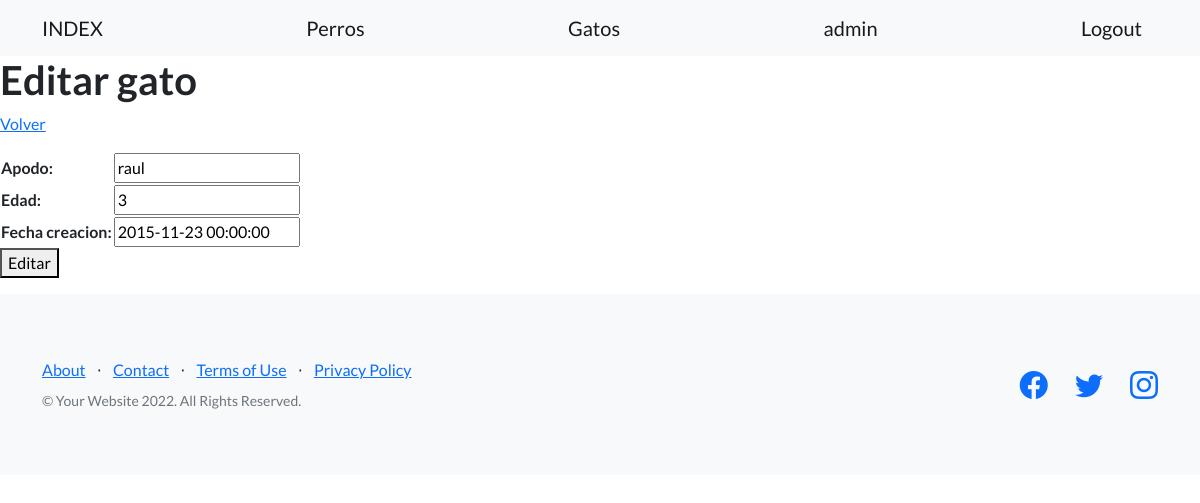
The app's page /mascotas/editar-gato/3/ (signed in) with its own data.
### mascotas/models.py (models this page shows, shortened)
class Gato(models.Model):
    apodo = models.CharField(max_length=30)
    edad = models.IntegerField()
    fecha_creacion = models.DateTimeField(null=True)

### mascotas/views.py (the view)
# urls.py: path('editar-gato/<int:pk>/', views.EditarGato.as_view(), name= "editar_gato"),
class EditarGato(LoginRequiredMixin, UpdateView):
    model = Gato
    template_name = 'gato/editar_gato.html'
    success_url = '/mascotas/gatos'
    fields = ['apodo', 'edad','fecha_creacion']

### Templates/gato/editar_gato.html (shortened to what this page needs)
{% extends 'base.html' %}
{% block texto_header %}
<h1>Editar gato</h1>
{% endblock texto_header %}
{% block despues_del_header %}
<p>
    <a href={% url 'listado_gatos' %}>Volver</a>
</p>
<p>
    <form action={% url 'editar_gato' gato.id %} method="post">
        <table>{{form}}</table>
        <button>Editar</button>
    </form>
</p>
{% endblock despues_del_header %}

### Templates/base.html (shortened to what this page needs)
<!DOCTYPE html>
<html lang="en">
    <head>
        {% load static %}
        <link href="https://cdn.jsdelivr.net/npm/bootstrap-icons@1.5.0/font/bootstrap-icons.css" rel="stylesheet" type="text/css" />
        <link href={% static "desafio/css/styles.css" %} rel="stylesheet" />
    </head>
    <body>
        <nav class="navbar navbar-light bg-light static-top">
            <div class="container">
                <a class="navbar-brand" href={% url 'index' %}>INDEX</a>
                <a class="navbar-brand" href={% url 'listado_perros' %}>Perros</a>
                <a class="navbar-brand" href={% url 'listado_gatos' %}>Gatos</a>
                {% if request.user.is_authenticated %}
                <a class="navbar-brand" href={% url 'perfil' %}>{{request.user.username}}</a>
                <a class="navbar-brand" href={% url 'logout' %}>Logout</a>
                {% else %}
                <a class="navbar-brand" href={% url 'login' %}>Login</a>
                <a class="navbar-brand" href={% url 'register' %}>Register</a>
                {% endif %}
            </div>
        </nav>
        {% block header %}
                {% block texto_header %}
                {% endblock texto_header %}
        {% endblock header %}
        {% block despues_del_header %}{% endblock despues_del_header %}
        <footer class="footer bg-light">
            <div class="container">
                <div class="row">
                    <div class="col-lg-6 h-100 text-center text-lg-start my-auto">
                        <ul class="list-inline mb-2">
                            <li class="list-inline-item"><a href="#!">About</a></li>
                            <li class="list-inline-item">⋅</li>
                            <li class="list-inline-item"><a href="#!">Contact</a></li>
                            <li class="list-inline-item">⋅</li>
                            <li class="list-inline-item"><a href="#!">Terms of Use</a></li>
                            <li class="list-inline-item">⋅</li>
                            <li class="list-inline-item"><a href="#!">Privacy Policy</a></li>
                        </ul>
                        <p class="text-muted small mb-4 mb-lg-0">&copy; Your Website 2022. All Rights Reserved.</p>
                    </div>
                    <div class="col-lg-6 h-100 text-center text-lg-end my-auto">
                        <ul class="list-inline mb-0">
                            <li class="list-inline-item me-4">
                                <a href="#!"><i class="bi-facebook fs-3"></i></a>
                            </li>
                            <li class="list-inline-item me-4">
                                <a href="#!"><i class="bi-twitter fs-3"></i></a>
                            </li>
                            <li class="list-inline-item">
                                <a href="#!"><i class="bi-instagram fs-3"></i></a>
                            </li>
                        </ul>
                    </div>
                </div>
            </div>
        </footer>
    </body>
</html>

### records on screen
Gato: apodo "raul", edad "3", fecha_creacion "2015-11-23 00:00:00"

### other values on screen
{{ request.user.username }} "admin"
